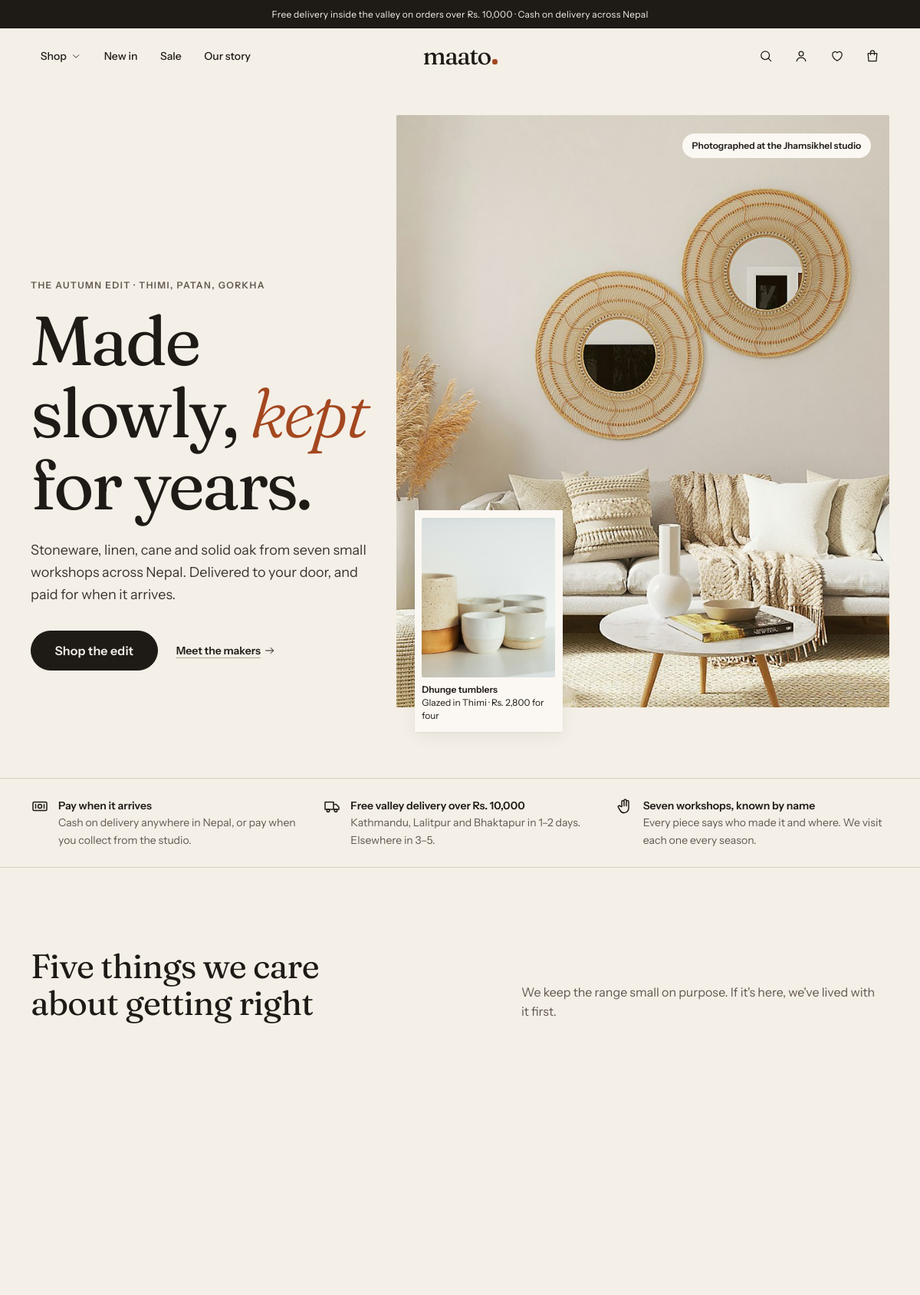
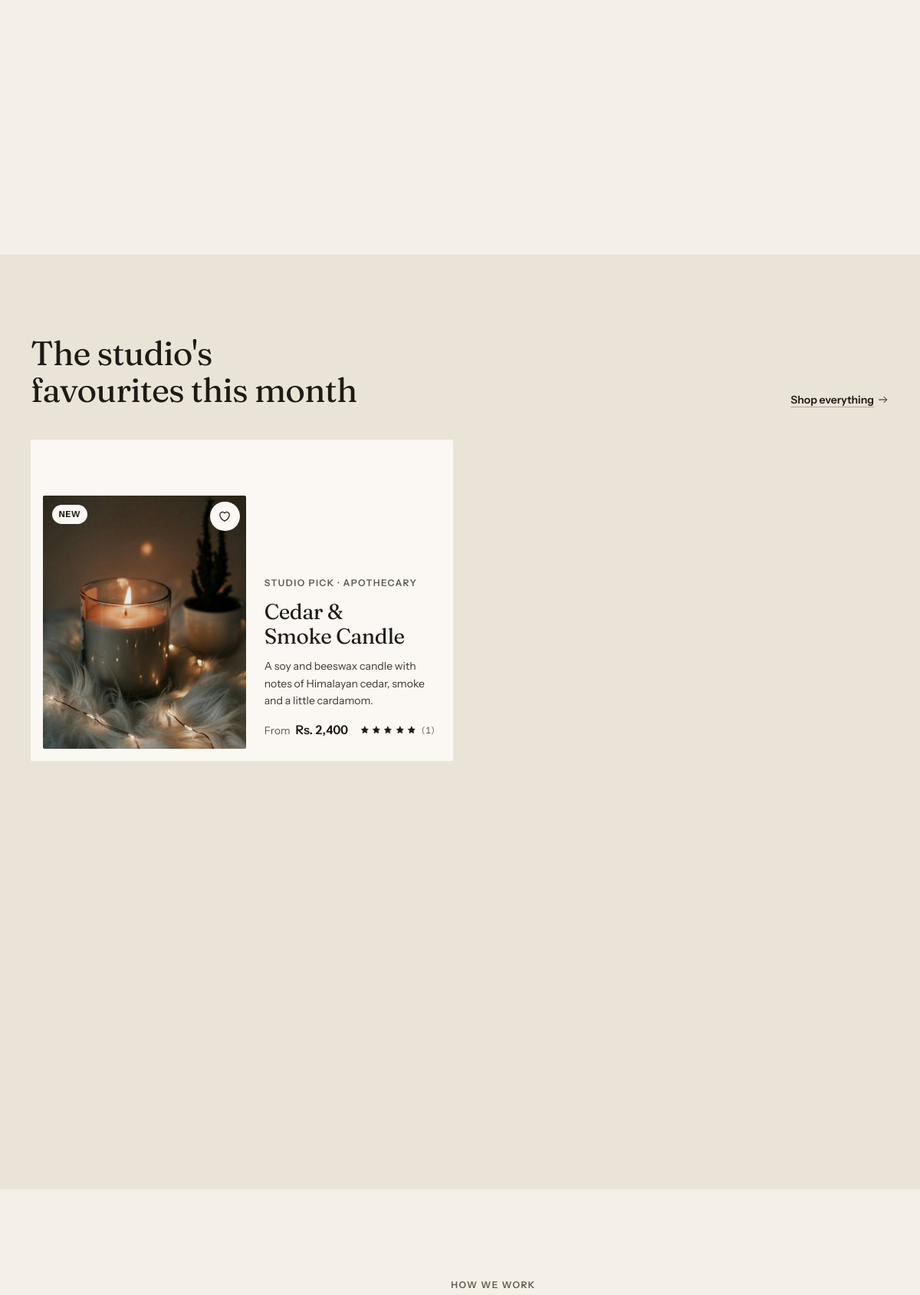
The page / (upper part) on the database its author committed (2 pictures, top to bottom).
### tables this page shows
CREATE TABLE categories (
    id          INT UNSIGNED NOT NULL AUTO_INCREMENT,
    parent_id   INT UNSIGNED NULL,
    name        VARCHAR(100) NOT NULL,
    slug        VARCHAR(120) NOT NULL,
    tagline     VARCHAR(160) NULL,
    description TEXT         NULL,
    image_path  VARCHAR(255) NULL,
    sort_order  SMALLINT     NOT NULL DEFAULT 0,
    is_active   TINYINT(1)   NOT NULL DEFAULT 1,
    created_at  DATETIME     NOT NULL DEFAULT CURRENT_TIMESTAMP,
    updated_at  DATETIME     NOT NULL DEFAULT CURRENT_TIMESTAMP ON UPDATE CURRENT_TIMESTAMP,
    PRIMARY KEY (id),
    UNIQUE KEY uq_categories_slug (slug),
    KEY idx_categories_parent (parent_id, sort_order),
    CONSTRAINT fk_categories_parent FOREIGN KEY (parent_id) REFERENCES categories (id) ON DELETE RESTRICT
);

CREATE TABLE products (
    id                INT UNSIGNED  NOT NULL AUTO_INCREMENT,
    category_id       INT UNSIGNED  NOT NULL,
    brand_id          INT UNSIGNED  NULL,
    name              VARCHAR(160)  NOT NULL,
    slug              VARCHAR(180)  NOT NULL,
    short_description VARCHAR(255)  NOT NULL DEFAULT '',
    description       TEXT          NOT NULL,
    details           TEXT          NULL COMMENT 'Materials, dimensions and care, one per line',
    price             DECIMAL(12,2) NOT NULL,
    sale_price        DECIMAL(12,2) NULL,
    sale_starts_at    DATETIME      NULL,
    sale_ends_at      DATETIME      NULL,
    status            ENUM('draft','published') NOT NULL DEFAULT 'draft',
    is_featured       TINYINT(1)    NOT NULL DEFAULT 0,
    size_guide        ENUM('bedding','rug','furniture') NULL,
    meta_title        VARCHAR(160)  NULL,
    meta_description  VARCHAR(255)  NULL,
    created_at        DATETIME      NOT NULL DEFAULT CURRENT_TIMESTAMP,
    updated_at        DATETIME      NOT NULL DEFAULT CURRENT_TIMESTAMP ON UPDATE CURRENT_TIMESTAMP,
    deleted_at        DATETIME      NULL,
    PRIMARY KEY (id),
    UNIQUE KEY uq_products_slug (slug),
    KEY idx_products_listing (status, deleted_at, created_at),
    KEY idx_products_category (category_id),
    KEY idx_products_brand (brand_id),
    FULLTEXT KEY ft_products_search (name, short_description, description),
    CONSTRAINT fk_products_category FOREIGN KEY (category_id) REFERENCES categories (id) ON DELETE RESTRICT,
    CONSTRAINT fk_products_brand FOREIGN KEY (brand_id) REFERENCES brands (id) ON DELETE SET NULL,
    CONSTRAINT chk_products_price CHECK (price >= 0 AND (sale_price IS NULL OR sale_price >= 0))
);

### app/Views/partials/product-card.php (the view, shortened to what the rows shown need)
<?php
$variant ??= 'default';
$url = route('product', ['slug' => $p['slug']]);
?>
<article class="card<?= $variant !== 'default' ? ' card--' . e($variant) : '' ?>"<?= $variant === 'default' ? ' data-reveal' : '' ?>>
  <div class="card__body">
    <?php if ($variant === 'feature'): ?><p class="eyebrow">Studio pick · <?= e($p['category_name']) ?></p>
    <?php else: ?><p class="card__cat"><?= e($p['category_name']) ?></p><?php endif; ?>
    <h3 class="card__title"><a href="<?= e($url) ?>"><?= e($p['name']) ?></a></h3>
    <?php if ($variant === 'feature'): ?><p class="card__desc"><?= e($p['short_description']) ?></p><?php endif; ?>
    <div class="card__meta">
      <?php if ((int) $p['rating_count'] > 0): ?>
        <?php partial('partials/stars', ['rating' => $p['rating_avg'], 'count' => $p['rating_count']]); ?>
      <?php endif; ?>
    </div>
  </div>
</article>

### rows shown on the page
categories: name "APOTHECARY"
products: name "Cedar & Smoke Candle", short_description "A soy and beeswax candle with notes of Himalayan cedar, smoke and a little cardamom."

### other values the page prints
money(setting('free_shipping_threshold', 10000)) "Rs. 10,000"
mb_strtolower(setting('store_name', 'Maato')) "maato"
money(2800) "Rs. 2,800"
money($p['price_min']) "Rs. 2,400"
$count "1"
